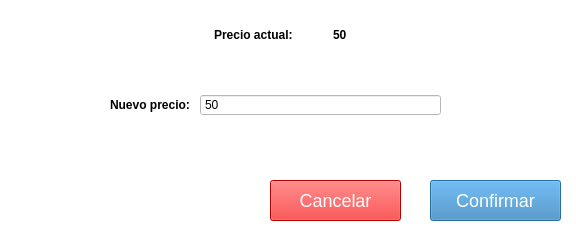
<?xml version="1.0" encoding="UTF-8"?>
<ui version="4.0">
 <class>Dialog</class>
 <widget class="QDialog" name="Dialog">
  <property name="geometry">
   <rect>
    <x>0</x>
    <y>0</y>
    <width>576</width>
    <height>247</height>
   </rect>
  </property>
  <property name="windowTitle">
   <string>Editar precio</string>
  </property>
  <property name="styleSheet">
   <string notr="true">background-color: rgb(255, 255, 255);</string>
  </property>
  <widget class="QPushButton" name="confirmar">
   <property name="geometry">
    <rect>
     <x>430</x>
     <y>180</y>
     <width>131</width>
     <height>41</height>
    </rect>
   </property>
   <property name="sizePolicy">
    <sizepolicy hsizetype="Minimum" vsizetype="Maximum">
     <horstretch>0</horstretch>
     <verstretch>0</verstretch>
    </sizepolicy>
   </property>
   <property name="styleSheet">
    <string notr="true">background-color: #3B83BD;
font-size: 18px;
/*border-radius: 8px;*/
color: #FFFFFF;</string>
   </property>
   <property name="text">
    <string>Confirmar</string>
   </property>
  </widget>
  <widget class="QPushButton" name="cancelar">
   <property name="geometry">
    <rect>
     <x>270</x>
     <y>180</y>
     <width>131</width>
     <height>41</height>
    </rect>
   </property>
   <property name="sizePolicy">
    <sizepolicy hsizetype="Minimum" vsizetype="Maximum">
     <horstretch>0</horstretch>
     <verstretch>0</verstretch>
    </sizepolicy>
   </property>
   <property name="styleSheet">
    <string notr="true">background-color: #FF0000;
font-size: 18px;
/*border-radius: 8px;*/
color: #FFFFFF;</string>
   </property>
   <property name="text">
    <string>Cancelar</string>
   </property>
  </widget>
  <widget class="QWidget" name="horizontalLayoutWidget">
   <property name="geometry">
    <rect>
     <x>180</x>
     <y>10</y>
     <width>201</width>
     <height>51</height>
    </rect>
   </property>
   <layout class="QHBoxLayout" name="horizontalLayout">
    <item>
     <widget class="QLabel" name="label_4">
      <property name="sizePolicy">
       <sizepolicy hsizetype="Maximum" vsizetype="Maximum">
        <horstretch>0</horstretch>
        <verstretch>0</verstretch>
       </sizepolicy>
      </property>
      <property name="styleSheet">
       <string notr="true">font: 57 14pt &quot;Ubuntu&quot;;
font-weight:bold;</string>
      </property>
      <property name="text">
       <string>Precio actual:</string>
      </property>
     </widget>
    </item>
    <item>
     <widget class="QLabel" name="precio_label">
      <property name="sizePolicy">
       <sizepolicy hsizetype="Maximum" vsizetype="Maximum">
        <horstretch>0</horstretch>
        <verstretch>0</verstretch>
       </sizepolicy>
      </property>
      <property name="styleSheet">
       <string notr="true">font: 57 14pt &quot;Ubuntu&quot;;
font-weight:bold;</string>
      </property>
      <property name="text">
       <string>50</string>
      </property>
     </widget>
    </item>
   </layout>
  </widget>
  <widget class="QWidget" name="horizontalLayoutWidget_2">
   <property name="geometry">
    <rect>
     <x>110</x>
     <y>80</y>
     <width>331</width>
     <height>51</height>
    </rect>
   </property>
   <layout class="QHBoxLayout" name="horizontalLayout_2">
    <item>
     <widget class="QLabel" name="label_5">
      <property name="sizePolicy">
       <sizepolicy hsizetype="Maximum" vsizetype="Maximum">
        <horstretch>0</horstretch>
        <verstretch>0</verstretch>
       </sizepolicy>
      </property>
      <property name="styleSheet">
       <string notr="true">font: 57 14pt &quot;Ubuntu&quot;;
font-weight:bold;</string>
      </property>
      <property name="text">
       <string>Nuevo precio: </string>
      </property>
     </widget>
    </item>
    <item>
     <widget class="QSpinBox" name="precio">
      <property name="buttonSymbols">
       <enum>QAbstractSpinBox::NoButtons</enum>
      </property>
      <property name="maximum">
       <number>1000</number>
      </property>
      <property name="value">
       <number>50</number>
      </property>
     </widget>
    </item>
   </layout>
  </widget>
 </widget>
 <resources/>
 <connections/>
</ui>
